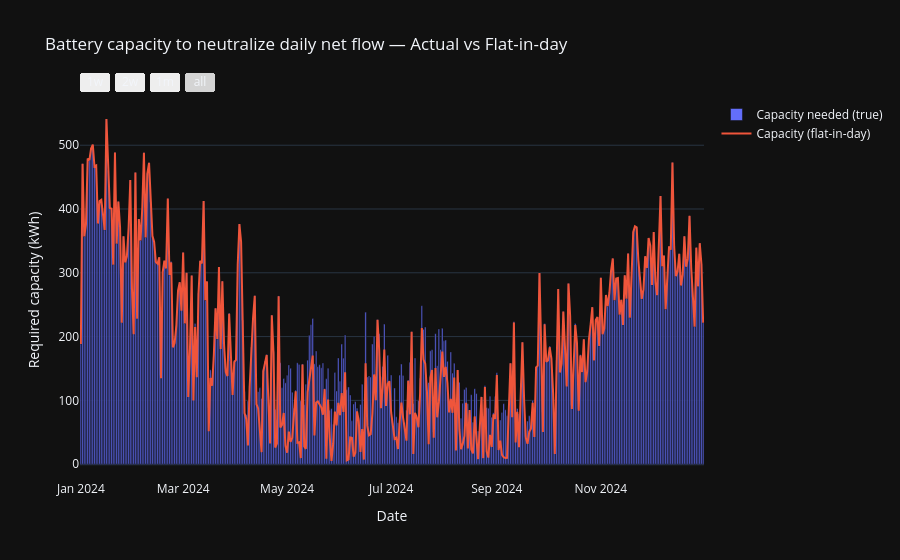
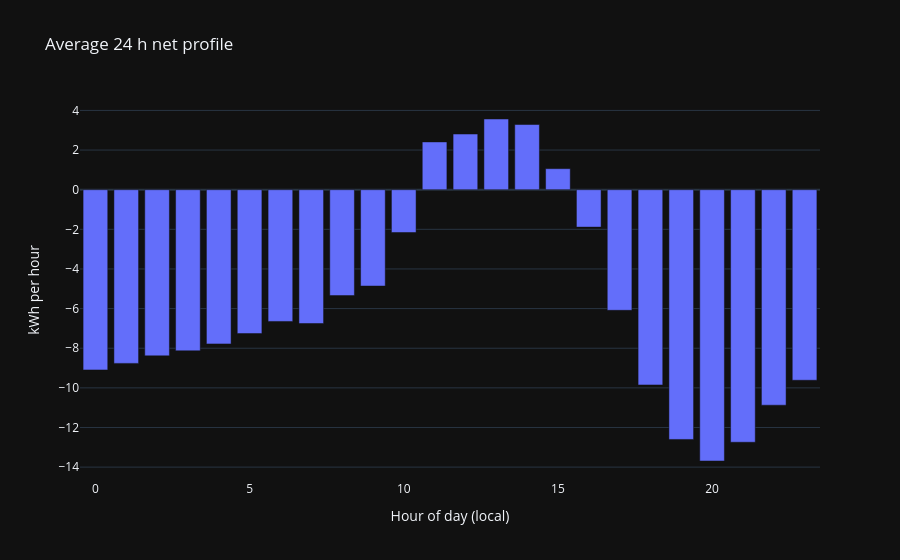

Source (notebook cell) for these figures, in order:
### Code cell
# Battery sizing realism test: Actual vs Flat-in-day net profile
# Uses existing: pd, np, go, TZ, systems
# Assumptions: 'Produktion' and 'El kWh' are kWh-per-interval (not cumulative).

# --- 0) Index → local-naive
t = pd.to_datetime(systems.index)
if getattr(t, "tz", None) is not None:
    t = t.tz_convert(TZ).tz_localize(None)
sys_ = systems.copy(); sys_.index = t

# --- 1) Columns -> per-interval net energy (kWh)
prod_col, grid_in_col = "Produktion", "El kWh"
if prod_col not in sys_.columns or grid_in_col not in sys_.columns:
    raise ValueError(f"Expected columns '{prod_col}' and '{grid_in_col}' in systems = {list(sys_.columns)}")

net_e = (sys_[prod_col] - sys_[grid_in_col]).rename("net_kWh")  # + surplus, - deficit

# --- 2) Battery sizing helper (per-day time series -> required capacity)
# Split round-trip efficiency η into charge/discharge: ηc = ηd = sqrt(ηrt)
def capacity_needed_kwh(e_series: pd.Series, eta_rt: float = 0.90) -> float:
    if e_series.empty:
        return 0.0
    eta = np.sqrt(eta_rt)
    soc = 0.0
    soc_min = 0.0
    soc_max = 0.0
    for e in e_series.values:
        if e >= 0:
            # charge; only a fraction lands in the battery
            soc += e * eta
        else:
            # discharge; battery must provide more due to losses
            soc += e / eta
        if soc < soc_min: soc_min = soc
        if soc > soc_max: soc_max = soc
    return float(soc_max - soc_min)  # kWh

# --- 3) Per-day comparison: actual vs flat
groups = net_e.groupby(net_e.index.normalize())  # one group per day
records = []
for day, g in groups:
    if len(g) < 2:
        continue
    true_cap = capacity_needed_kwh(g)
    flat_val = g.sum() / len(g)   # same daily energy, spread evenly
    flat_cap = capacity_needed_kwh(pd.Series(np.full(len(g), flat_val), index=g.index))
    ratio = (true_cap / flat_cap) if flat_cap > 0 else (np.inf if true_cap > 0 else 1.0)
    records.append({"day": day, "true_cap": true_cap, "flat_cap": flat_cap, "ratio_true_over_flat": ratio})

daily_caps = pd.DataFrame.from_records(records).set_index("day").sort_index()

# --- 4) Summary: is "flat day" acceptable?
# If ratio ≈ 1, flat is fine; >>1 means flat underestimates capacity.
if not daily_caps.empty:
    q = daily_caps["ratio_true_over_flat"].replace(np.inf, np.nan).dropna()
    msg = (
        f"Days analyzed: {len(daily_caps)}\n"
        f"Median capacity (true): {daily_caps['true_cap'].median():.2f} kWh\n"
        f"Median capacity (flat): {daily_caps['flat_cap'].median():.2f} kWh\n"
        f"Median ratio (true/flat): {q.median():.2f}\n"
        f"90th pct ratio: {q.quantile(0.90):.2f}\n"
    )
else:
    msg = "No daily data available."

print(msg)

# --- 5) Plot daily capacity needed (true) with weekly scan buttons
fig_weekly_cap = go.Figure()
fig_weekly_cap.add_bar(
    x=daily_caps.index, y=daily_caps["true_cap"].values, name="Capacity needed (true)"
)
fig_weekly_cap.add_scatter(
    x=daily_caps.index, y=daily_caps["flat_cap"].values, name="Capacity (flat-in-day)", mode="lines"
)
fig_weekly_cap.update_layout(
    title="Battery capacity to neutralize daily net flow — Actual vs Flat-in-day",
    xaxis=dict(
        title="Date",
        rangeselector=dict(buttons=[
            dict(count=7,  step="day", label="1w", stepmode="backward"),
            dict(count=14, step="day", label="2w", stepmode="backward"),
            dict(count=1,  step="month", label="1m", stepmode="backward"),
            dict(step="all")
        ]),
        rangeslider=dict(visible=False),
    ),
    yaxis=dict(title="Required capacity (kWh)"),
    hovermode="x unified",
    barmode="group"
)
fig_weekly_cap.show()

# --- 6) 24h net profile (mean) to visualize intraday shape
hod_mean = net_e.groupby(net_e.index.hour).mean().reindex(range(24), fill_value=0.0)
fig_hod = go.Figure()
fig_hod.add_bar(x=np.arange(24), y=hod_mean.values, name="Mean net (kWh/h)")
fig_hod.update_layout(title="Average 24 h net profile", xaxis_title="Hour of day (local)", yaxis_title="kWh per hour")
fig_hod.show()

# --- 7) Quick takeaway in text (printed already). Rule-of-thumb:
# If median ratio ~ 1.0–1.2 → flat is OK; if >1.5 → flat underestimates capacity materially.

### Figure 1 — Plotly figure (JSON) as saved in the notebook; plotly's stock layout.template omitted (floating-point values rounded to 4 significant figures; data arrays with more than 128 entries replaced by an {"elided": "..."} marker saying what was removed)
{"data": [{"name": "Capacity needed (true)", "x": {"elided": "366 str values"}, "y": {"elided": "366 float values"}, "type": "bar"}, {"mode": "lines", "name": "Capacity (flat-in-day)", "x": {"elided": "366 str values"}, "y": {"elided": "366 float values"}, "type": "scatter"}], "layout": {"xaxis": {"rangeslider": {"visible": false}, "title": {"text": "Date"}, "rangeselector": {"buttons": [{"count": 7, "label": "1w", "step": "day", "stepmode": "backward"}, {"count": 14, "label": "2w", "step": "day", "stepmode": "backward"}, {"count": 1, "label": "1m", "step": "month", "stepmode": "backward"}, {"step": "all"}]}}, "title": {"text": "Battery capacity to neutralize daily net flow — Actual vs Flat-in-day"}, "yaxis": {"title": {"text": "Required capacity (kWh)"}}, "hovermode": "x unified", "barmode": "group"}}

### Figure 2 — Plotly figure (JSON) as saved in the notebook; plotly's stock layout.template omitted (floating-point values rounded to 4 significant figures)
{"data": [{"name": "Mean net (kWh/h)", "x": [0, 1, 2, 3, 4, 5, 6, 7, 8, 9, 10, 11, 12, 13, 14, 15, 16, 17, 18, 19, 20, 21, 22, 23], "y": [-9.095, -8.766, -8.386, -8.131, -7.782, -7.261, -6.649, -6.755, -5.345, -4.863, -2.161, 2.411, 2.808, 3.567, 3.288, 1.061, -1.889, -6.086, -9.853, -12.6, -13.69, -12.74, -10.87, -9.616], "type": "bar"}], "layout": {"title": {"text": "Average 24 h net profile"}, "xaxis": {"title": {"text": "Hour of day (local)"}}, "yaxis": {"title": {"text": "kWh per hour"}}}}
